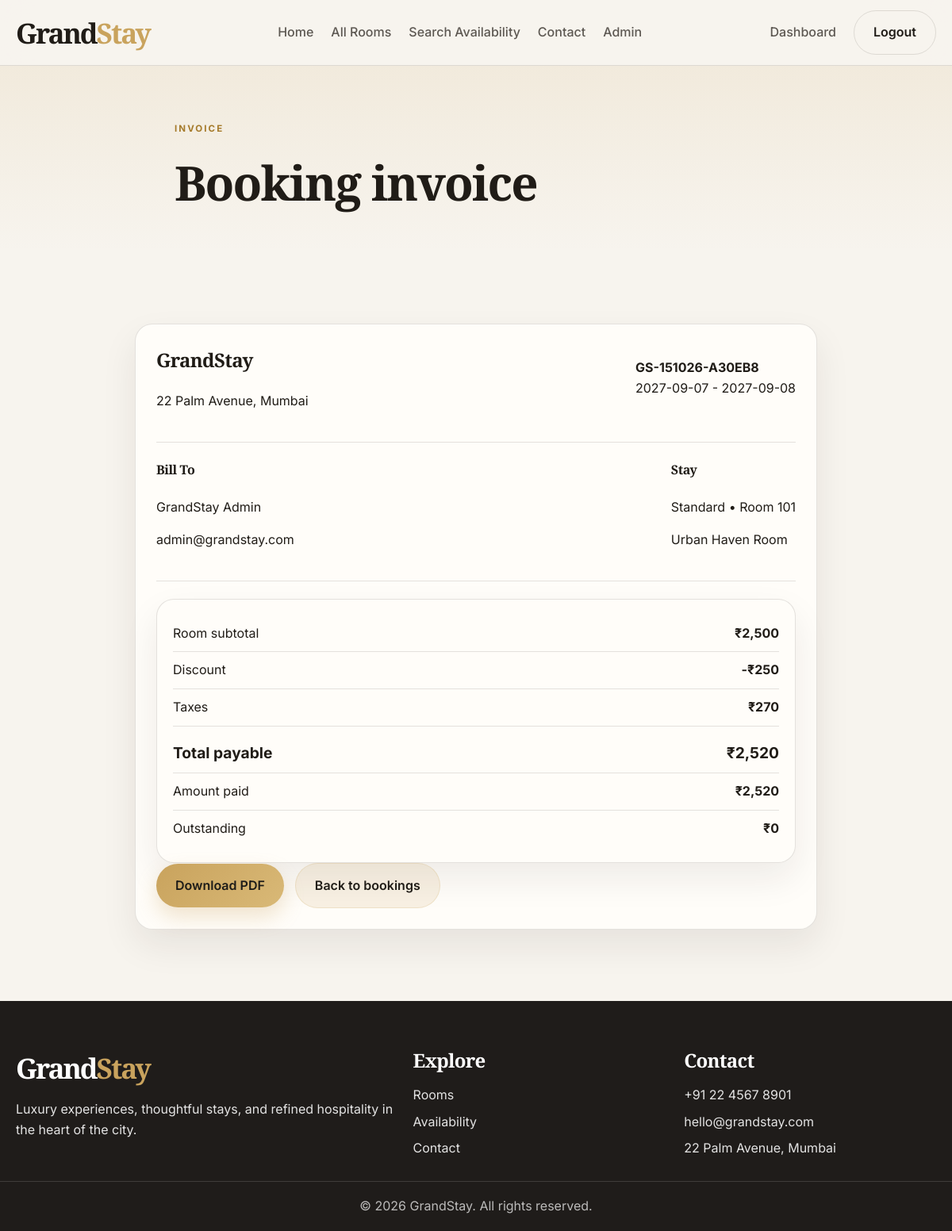
The page /invoice/1 (signed in) on the database its author committed.
### tables this page shows
CREATE TABLE bookings (
            id INTEGER PRIMARY KEY AUTOINCREMENT,
            booking_reference TEXT NOT NULL UNIQUE,
            user_id INTEGER NOT NULL,
            room_id INTEGER NOT NULL,
            check_in TEXT NOT NULL,
            check_out TEXT NOT NULL,
            guests INTEGER NOT NULL,
            nights INTEGER NOT NULL,
            room_rate REAL NOT NULL,
            subtotal REAL NOT NULL,
            discount REAL DEFAULT 0,
            taxes REAL DEFAULT 0,
            total_amount REAL NOT NULL,
            coupon_code TEXT,
            status TEXT NOT NULL,
            payment_status TEXT NOT NULL,
            created_at TEXT DEFAULT CURRENT_TIMESTAMP,
            notes TEXT,
            cancellation_reason TEXT
        , guest_name TEXT);

CREATE TABLE users (
            id INTEGER PRIMARY KEY AUTOINCREMENT,
            name TEXT NOT NULL,
            email TEXT NOT NULL UNIQUE,
            phone TEXT,
            password_hash TEXT NOT NULL,
            role TEXT DEFAULT 'customer',
            city TEXT,
            country TEXT,
            created_at TEXT DEFAULT CURRENT_TIMESTAMP
        );

CREATE TABLE rooms (
            id INTEGER PRIMARY KEY AUTOINCREMENT,
            room_number INTEGER NOT NULL,
            room_type TEXT NOT NULL,
            title TEXT NOT NULL,
            description TEXT NOT NULL,
            price_per_night REAL NOT NULL,
            max_guests INTEGER NOT NULL,
            bed_type TEXT,
            room_size TEXT,
            floor INTEGER,
            amenities TEXT,
            image_url TEXT,
            rating REAL DEFAULT 4.5,
            housekeeping_status TEXT DEFAULT 'Clean',
            maintenance_status TEXT DEFAULT 'Good',
            is_active INTEGER DEFAULT 1
        );

CREATE TABLE payments (
            id INTEGER PRIMARY KEY AUTOINCREMENT,
            booking_id INTEGER NOT NULL,
            payment_method TEXT NOT NULL,
            amount_due REAL NOT NULL,
            amount_paid REAL NOT NULL,
            payment_status TEXT NOT NULL,
            transaction_reference TEXT,
            payment_timestamp TEXT DEFAULT CURRENT_TIMESTAMP,
            refund_status TEXT DEFAULT 'N/A',
            notes TEXT
        , proof_image TEXT);

### app.py (the view)
    def wrapper(*args, **kwargs):
        if not session.get("user_id"):
            flash("Please log in to continue.", "error")
            return redirect(url_for("login"))
        return view_func(*args, **kwargs)

### app.py (called while the page is built)
def get_db():
    if "db" not in g:
        conn = sqlite3.connect(DB_PATH)
        conn.row_factory = sqlite3.Row
        g.db = conn
    return g.db

def query_db(query, params=(), one=False):
    rows = get_db().execute(query, params).fetchall()
    if one:
        return dict(rows[0]) if rows else None
    return [dict(row) for row in rows]

def get_logged_user():
    user_id = session.get("user_id")
    if not user_id:
        return None
    return query_db("SELECT * FROM users WHERE id = ?", (user_id,), one=True)

@app.context_processor
def inject_user():
    return {"current_user": get_logged_user()}

def login_required(view_func):
    def wrapper(*args, **kwargs):
        if not session.get("user_id"):
            flash("Please log in to continue.", "error")
            return redirect(url_for("login"))
        return view_func(*args, **kwargs)
    wrapper.__name__ = view_func.__name__
    return wrapper

@app.route("/invoice/<int:booking_id>")
@login_required
def invoice(booking_id):
    booking = query_db(
        "SELECT b.*, COALESCE(NULLIF(b.guest_name, ''), u.name) AS customer_name, r.title, r.room_number, r.room_type, u.email AS customer_email, u.phone AS customer_phone FROM bookings b JOIN rooms r ON r.id = b.room_id JOIN users u ON u.id = b.user_id WHERE b.id = ? AND b.user_id = ?",
        (booking_id, get_logged_user()["id"]),
        one=True,
    )
    if not booking:
        flash("Invoice not found.", "error")
        return redirect(url_for("my_bookings"))
    payment = query_db("SELECT * FROM payments WHERE booking_id = ?", (booking_id,), one=True)
    return render_template("invoice.html", booking=booking, payment=payment)

### templates/invoice.html (shortened to what this page needs)
{% extends 'base.html' %}
{% block content %}
<section class="inner-banner">
    <div class="container small-container">
        <p class="eyebrow">Invoice</p>
        <h1>Booking invoice</h1>
    </div>
</section>
<section class="section">
    <div class="container invoice-container">
        <div class="invoice-box">
            <div class="invoice-header">
                <div>
                    <h2>GrandStay</h2>
                    <p>22 Palm Avenue, Mumbai</p>
                </div>
                <div>
                    <strong>{{ booking.booking_reference }}</strong>
                    <p>{{ booking.check_in }} - {{ booking.check_out }}</p>
                </div>
            </div>
            <div class="invoice-meta">
                <div>
                    <h4>Bill To</h4>
                    <p>{{ booking.customer_name }}</p>
                    <p>{{ booking.customer_email }}</p>
                </div>
                <div>
                    <h4>Stay</h4>
                    <p>{{ booking.room_type }} • Room {{ booking.room_number }}</p>
                    <p>{{ booking.title }}</p>
                </div>
            </div>
            <div class="summary-box invoice-summary">
                <div class="summary-row"><span>Room subtotal</span><strong>₹{{ '{:,.0f}'.format(booking.subtotal) }}</strong></div>
                <div class="summary-row"><span>Discount</span><strong>-₹{{ '{:,.0f}'.format(booking.discount) }}</strong></div>
                <div class="summary-row"><span>Taxes</span><strong>₹{{ '{:,.0f}'.format(booking.taxes) }}</strong></div>
                <div class="summary-row total"><span>Total payable</span><strong>₹{{ '{:,.0f}'.format(booking.total_amount) }}</strong></div>
                <div class="summary-row"><span>Amount paid</span><strong>₹{{ '{:,.0f}'.format(payment.amount_paid if payment else 0) }}</strong></div>
                <div class="summary-row"><span>Outstanding</span><strong>₹{{ '{:,.0f}'.format(payment.amount_due if payment else 0) }}</strong></div>
            </div>
            <div class="invoice-actions">
                <a href="{{ url_for('download_invoice', booking_id=booking.id) }}" class="btn btn-primary">Download PDF</a>
                <a href="{{ url_for('my_bookings') }}" class="btn btn-secondary">Back to bookings</a>
            </div>
        </div>
    </div>
</section>
{% endblock %}

### static/css/style.css (style rules this page uses)
* { box-sizing: border-box; }
:root { --bg: #f7f4ee; --panel: #fffdf9; --panel-alt: #f3efe7; --text: #201c17; --muted: #5d5852; --gold: #c9a35d; --gold-deep: #a57a2a; --dark: #1d1b18; --border: rgba(32, 28, 23, 0.12); --success: #1d7a4d; --error: #b64545; --shadow: 0 20px 45px rgba(32, 28, 23, 0.08); }
html { scroll-behavior: smooth; }
body { margin: 0; font-family: 'Inter', sans-serif; background: var(--bg); color: var(--text); line-height: 1.6; }
a { text-decoration: none; color: inherit; }
p, h1, h2, h3, h4 { margin-top: 0; }
h1, h2, h3, h4, .brand { font-family: 'Cormorant Garamond', serif; font-weight: 700; letter-spacing: -0.03em; }
.container { width: min(1180px, calc(100% - 40px)); margin: 0 auto; }
.small-container { width: min(760px, calc(100% - 40px)); margin: 0 auto; }
.eyebrow { text-transform: uppercase; letter-spacing: 0.18em; font-size: 0.72rem; color: var(--gold-deep); font-weight: 700; margin-bottom: 0.65rem; }
.btn { display: inline-flex; align-items: center; justify-content: center; border: none; border-radius: 999px; padding: 0.9rem 1.5rem; font-weight: 600; cursor: pointer; transition: transform 0.2s ease, box-shadow 0.2s ease, background 0.2s ease; }
.btn-primary { background: linear-gradient(135deg, var(--gold), #d9b977); color: #1d1b18; box-shadow: 0 12px 26px rgba(201, 163, 93, 0.28); }
.btn-secondary { background: rgba(201, 163, 93, 0.14); color: var(--text); border: 1px solid rgba(201, 163, 93, 0.2); }
.hero-actions, .hero-metrics, .room-actions, .confirmation-actions, .booking-actions, .invoice-actions, .dashboard-links { display: flex; align-items: center; gap: 14px; flex-wrap: wrap; }
.section { padding: 90px 0; }
.intro, .inner-banner { padding-top: 70px; padding-bottom: 24px; }
.room-card, .feature-item, .reason-card, .testimonial-card, .info-card, .detail-panel, .stat-card, .auth-panel, .booking-card-form, .summary-box, .invoice-box, .empty-state { background: var(--panel); border: 1px solid var(--border); border-radius: 22px; box-shadow: var(--shadow); }
.room-head, .meta-row, .price-row, .review-head, .invoice-header, .invoice-meta, .summary-row { display: flex; align-items: center; justify-content: space-between; gap: 12px; }
.feature-item, .reason-card, .testimonial-card, .info-card, .detail-panel, .stat-card, .auth-panel, .summary-box, .invoice-box, .empty-state { padding: 26px; }
.inner-banner { background: linear-gradient(180deg, rgba(201, 163, 93, 0.12), rgba(247, 244, 238, 0)); padding-bottom: 40px; }
.inner-banner h1 { font-size: clamp(2.8rem, 5vw, 4.3rem); margin: 0; }
.summary-box { margin-top: 26px; padding: 20px; }
.summary-row { padding: 10px 0; border-bottom: 1px solid var(--border); }
.summary-row:last-child { border-bottom: none; }
.summary-row.total { font-size: 1.2rem; font-weight: 700; padding-top: 18px; }
.invoice-container { display: flex; justify-content: center; }
.invoice-box { width: min(860px, 100%); }
.invoice-header, .invoice-meta { border-bottom: 1px solid var(--border); padding-bottom: 22px; margin-bottom: 22px; }
.invoice-meta { align-items: flex-start; }
.invoice-summary { margin-top: 20px; }

### rows shown on the page
bookings: booking_reference "GS-151026-A30EB8", check_in "2027-09-07", check_out "2027-09-08", subtotal "2,500", discount "250", taxes "270", total_amount "2,520"
users: customer_name "GrandStay Admin", customer_email "admin@grandstay.com"
rooms: room_type "Standard", room_number "101", title "Urban Haven Room"
payments: amount_paid "2,520", amount_due "0"
